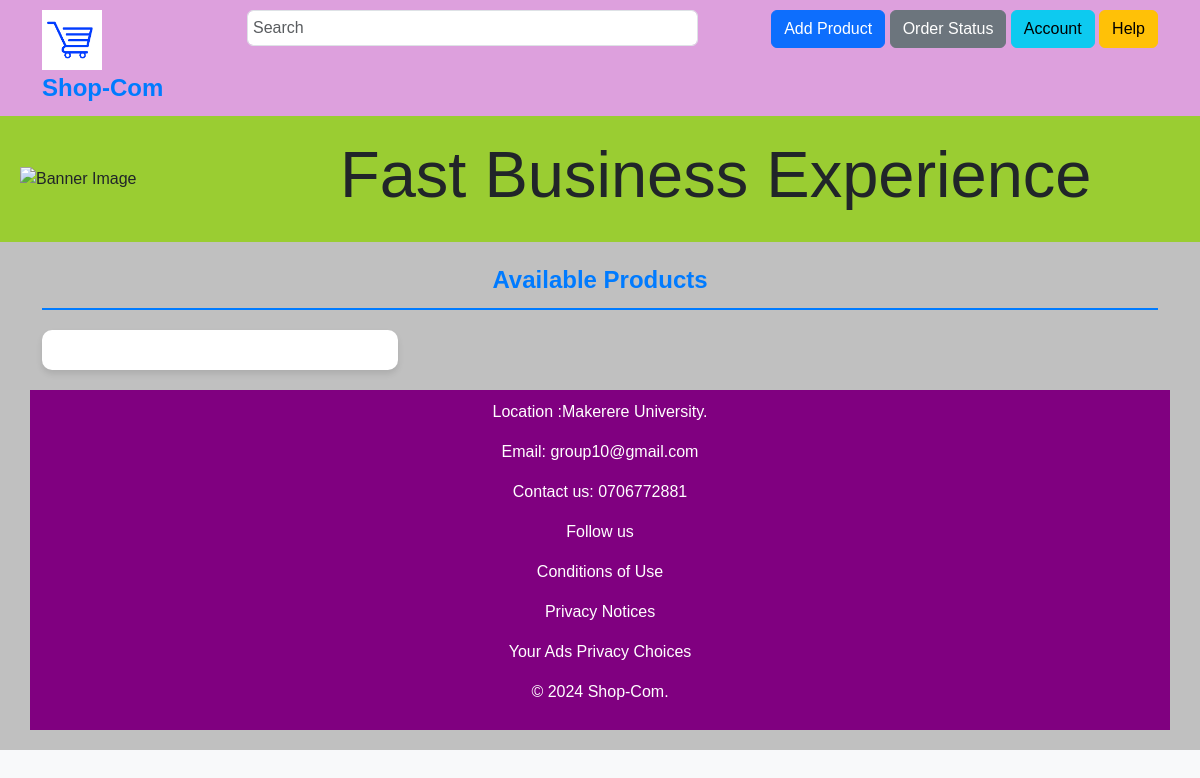
/homepage/, run on an earlier commit of the app's database.
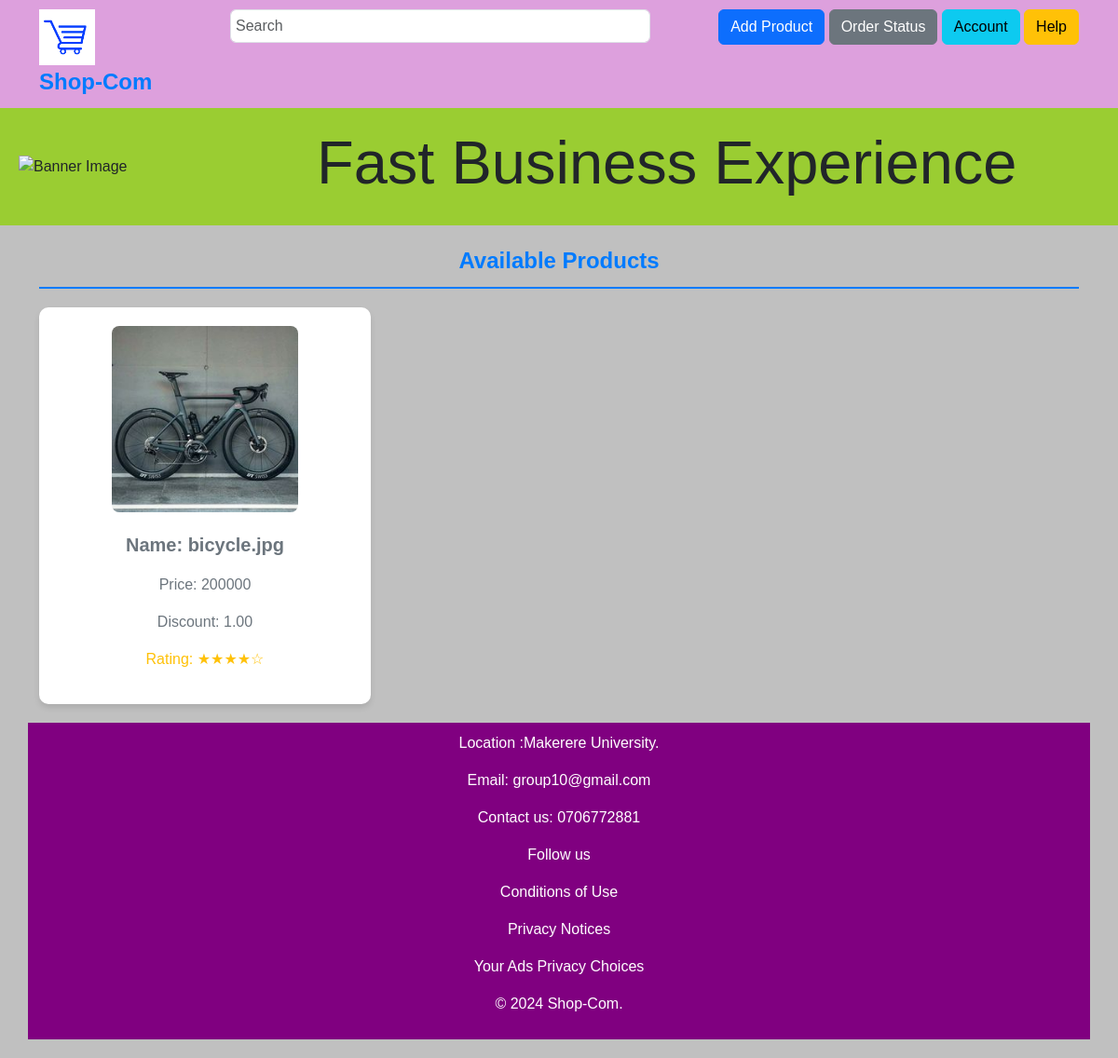
And on a later commit of the database.
### homepage/models.py (models this page shows)
class Add_Product(models.Model):
    category = models.CharField(max_length=200)
    productImage = models.ImageField(upload_to="product_imgs/")
    productName = models.CharField(max_length=20)
    price = models.PositiveIntegerField()
    discount = models.DecimalField(max_digits=5, decimal_places=2)
    description =  models.CharField(max_length=200)

### homepage/views.py (the view)
# urls.py: path('homepage/',include('homepage.urls')),
def homepage(request):
    return render(request,"homepage/index.html",{
      "products": Add_Product.objects.all()
    })

### homepage/templates/homepage/index.html (shortened to what this page needs)
{% load static %}
<!DOCTYPE html>
<html lang="en">
<head>
    <link rel="stylesheet" href="https://cdn.jsdelivr.net/npm/bootstrap@5.3.0/dist/css/bootstrap.min.css">
    <link rel="stylesheet" , href="{% static 'styles.css' %}" >
</head>
<body>
    <div class="header">
        <div class="container">
            <div class="row">
                <div class="col-md-2">
                  <div class="logo">
                    <img src="images/ecomm icon.png" alt="" height="60px" width="60px">
                  </div>
                    <div class="logo">Shop-Com</div>
                </div>
                <div class="col-md-5">
                    <input type="text" placeholder="Search" class="search-bar form-control">
                </div>
                <div class="col-md-5 text-end">
                    <a href="{% url 'addproduct' %}"><button class="btn btn-primary">Add Product</button></a>
                    <a href="#"><button class="btn btn-secondary">Order Status</button></a>
                    <a href="#"><button class="btn btn-info">Account</button></a>
                    <a href="#"><button class="btn btn-warning">Help</button></a>
                </div>
            </div>
        </div>
    </div>
    <div class="banner-container">
        <img src="{% static 'images/hero-1.png' %}" alt="Banner Image" class="img-fluid" width="300px">
        <h1 class="big-heading">Fast Business Experience</h1>
    </div>
    <div class="products-container">
        <div class="container">
            <div class="products-header">Available Products</div>
            <div class="row">
                <div class="col-md-4">
                    <section class="product-section">
                        {%for product in products %}
                        <img src="{{product.productImage.url}}" alt="{{product.productName}}" class="img-fluid product-img">
                        <div class="product-details">
                            <p class="fw-bold fs-5">Name: {{product.productName}}</p>
                            <p class="fs-6">Price: {{product.price}}</p>
                            <p class="fs-6">Discount: {{product.discount}}</p>
                            <p class="fs-6 rating-stars">Rating: ★★★★☆</p>
                        </div>
                        {% endfor %}
                    </section>
                </div>
    <footer>
        <div class="container">
            <p>Location :Makerere University. </p>
            <P>Email: group10@gmail.com</P>
            <p>Contact us: 0706772881</p>
            <p>Follow us</p>
            <p>Conditions of Use</p>
            <P>Privacy Notices</P>
            <P>Your Ads Privacy Choices</P>
            <P>© 2024 Shop-Com.</P>
        </div>
    </footer>
</body>
</html>

### homepage/static/styles.css (style rules this page uses)
body { background-color: #f8f9fa; font-family: Arial, 'Lucida Sans', Georgia, 'Comic Sans MS', sans-serif; }
.header { background-color: plum; padding: 10px; box-shadow: 0 4px 6px #0000001a; }
.logo { font-size: 24px; color: #007bff; font-weight: bold; }
.search-bar { flex-grow: 1; margin: 0 15px; padding: 5px; }
.products-container { padding: 20px; background-color:silver; }
.products-header { text-align: center; margin-bottom: 20px; font-size: 24px; font-weight: bold; color: #007bff; border-bottom: 2px solid #007bff; padding-bottom: 10px; }
.product-section { text-align: center; margin-bottom: 20px; box-shadow: 0 4px 6px rgba(0,0,0,0.1); padding: 20px; border-radius: 10px; background-color: #ffffff; }
.product-details { margin-top: 10px; color: #6c757d; }
.product-img { width: 200px; height: 200px; border-radius: 8px; margin-bottom: 10px; }
.rating-stars { color: #ffc107; }
footer { background-color: purple; color: white; padding: 10px; text-align: center; clear: both; }
.banner-container { background-color:yellowgreen; padding: 20px; }
.banner-container { display: flex; align-items: center; }
.big-heading { font-size: 65px; margin-left: 20px; }

What changed in the data, as far as the page shows it:
added Add_Product: productImage (picture), productName "bicycle.jpg", price "200000", discount "1.00"
